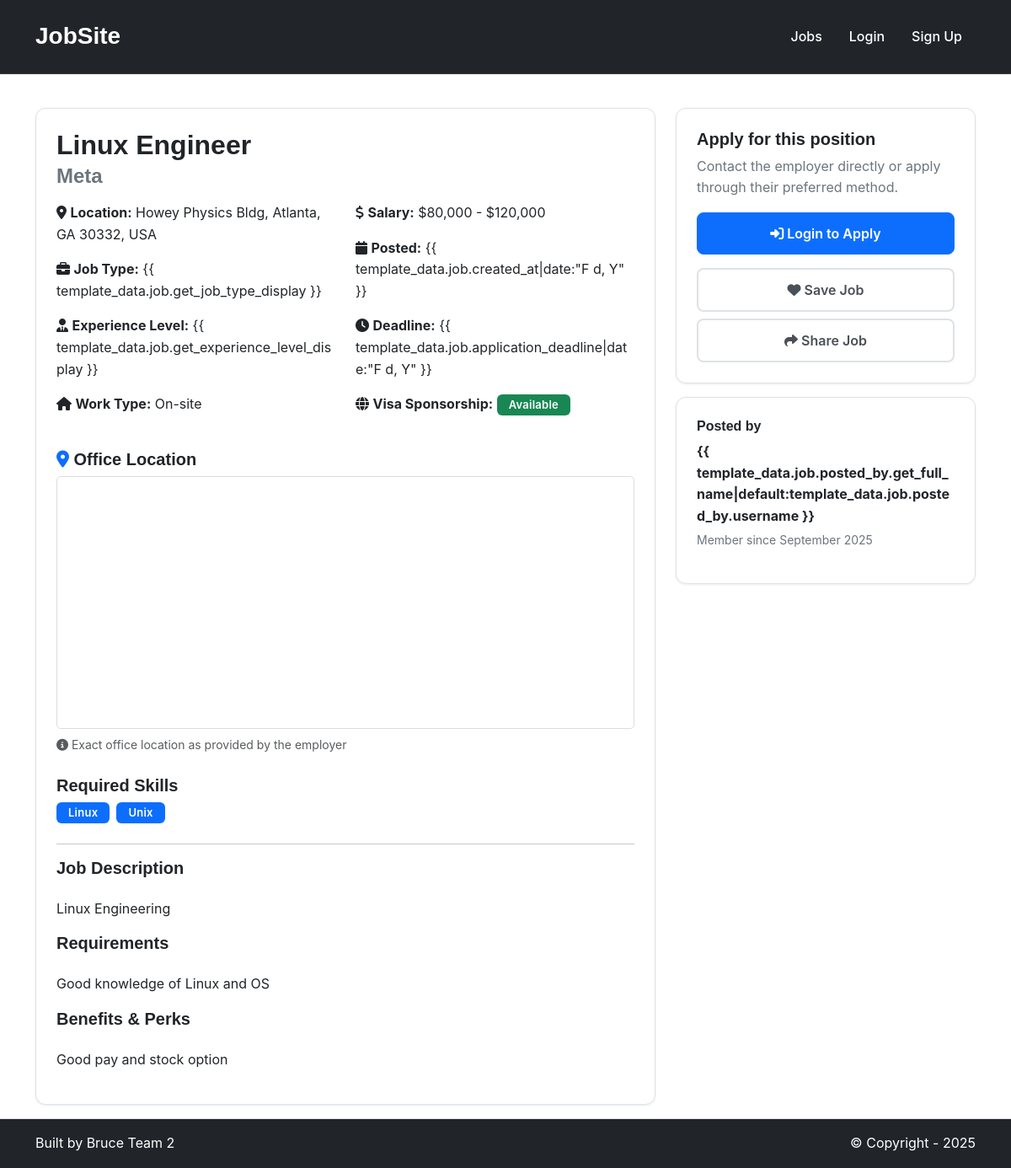
Page /jobs/14/ on the committed database.
### jobs/models.py (models this page shows, shortened)
class Job(models.Model):
    JOB_TYPES = [
        ('full-time', 'Full Time'),
        ('part-time', 'Part Time'),
        ('contract', 'Contract'),
        ('internship', 'Internship'),
        ('freelance', 'Freelance'),
    ]
    EXPERIENCE_LEVELS = [
        ('entry', 'Entry Level'),
        ('mid', 'Mid Level'),
        ('senior', 'Senior Level'),
        ('executive', 'Executive'),
    ]
    WORK_TYPES = [
        ('remote', 'Remote'),
        ('onsite', 'On-site'),
        ('hybrid', 'Hybrid'),
    ]
    title = models.CharField(max_length=200)
    company = models.CharField(max_length=200)
    location = models.CharField(max_length=200)
    latitude = models.DecimalField(max_digits=10, decimal_places=8, null=True, blank=True,
                                 help_text="Latitude coordinate for map display")
    longitude = models.DecimalField(max_digits=11, decimal_places=8, null=True, blank=True,
                                  help_text="Longitude coordinate for map display")
    job_type = models.CharField(max_length=20, choices=JOB_TYPES, default='full-time')
    experience_level = models.CharField(max_length=20, choices=EXPERIENCE_LEVELS, default='entry')
    work_type = models.CharField(max_length=20, choices=WORK_TYPES, default='onsite')
    skills = models.TextField(blank=True, help_text="Comma-separated list of required skills")
    salary_min = models.DecimalField(max_digits=10, decimal_places=2, null=True, blank=True)
    salary_max = models.DecimalField(max_digits=10, decimal_places=2, null=True, blank=True)
    visa_sponsorship = models.BooleanField(default=False, help_text="Does this position offer visa sponsorship?")
    description = models.TextField()
    requirements = models.TextField()
    benefits = models.TextField(blank=True)
    posted_by = models.ForeignKey(User, on_delete=models.CASCADE, related_name='posted_jobs')
    created_at = models.DateTimeField(default=timezone.now)
    updated_at = models.DateTimeField(auto_now=True)
    is_active = models.BooleanField(default=True)
    application_deadline = models.DateField(null=True, blank=True)
    class Meta:
        ordering = ['-created_at']
    @property
    def salary_range(self):
        if self.salary_min and self.salary_max:
            return f"${self.salary_min:,.0f} - ${self.salary_max:,.0f}"
        elif self.salary_min:
            return f"${self.salary_min:,.0f}+"
        elif self.salary_max:
            return f"Up to ${self.salary_max:,.0f}"
        else:
            return "Salary not specified"
    @property
    def skills_list(self):
        if self.skills:
            return [skill.strip() for skill in self.skills.split(',') if skill.strip()]
        return []
    @property
    def has_coordinates(self):
        return self.latitude is not None and self.longitude is not None

### jobs/views.py (the view)
# urls.py: path('<int:job_id>/', views.job_detail, name='jobs.detail'),
def job_detail(request, job_id):
    job = get_object_or_404(Job, id=job_id, is_active=True)
    has_applied = False
    if request.user.is_authenticated:
        try:
            if request.user.profile.is_job_seeker:
                has_applied = Application.objects.filter(job=job, applicant=request.user).exists()
        except:
            pass
    template_data = {
        'title': f'{job.title} - {job.company}',
        'job': job,
        'has_applied': has_applied,
    }
    return render(request, 'jobs/job_detail.html', {
        'template_data': template_data,
        'google_maps_api_key': settings.GOOGLE_MAPS_API_KEY
    })

### jobs/templates/jobs/job_detail.html (shortened to what this page needs)
{% extends 'base.html' %}
{% block content %}
<div class="p-3 mt-4">
  <div class="container">
    <div class="row">
      <div class="col-md-8">
        <div class="card">
          <div class="card-body">
            <h2 class="card-title">{{ template_data.job.title }}</h2>
            <h4 class="card-subtitle mb-3 text-muted">{{ template_data.job.company }}</h4>
            <div class="row mb-4">
              <div class="col-md-6">
                <p><i class="fas fa-map-marker-alt"></i> <strong>Location:</strong> {{ template_data.job.location }}</p>
                <p><i class="fas fa-briefcase"></i> <strong>Job Type:</strong> {{ template_data.job.get_job_type_display
                  }}</p>
                <p><i class="fas fa-user-tie"></i> <strong>Experience Level:</strong> {{
                  template_data.job.get_experience_level_display }}</p>
                <p><i class="fas fa-home"></i> <strong>Work Type:</strong> {{ template_data.job.get_work_type_display }}
                </p>
              </div>
              <div class="col-md-6">
                <p><i class="fas fa-dollar-sign"></i> <strong>Salary:</strong> {{ template_data.job.salary_range }}</p>
                <p><i class="fas fa-calendar"></i> <strong>Posted:</strong> {{ template_data.job.created_at|date:"F d,
                  Y" }}</p>
                {% if template_data.job.application_deadline %}
                <p><i class="fas fa-clock"></i> <strong>Deadline:</strong> {{
                  template_data.job.application_deadline|date:"F d, Y" }}</p>
                {% endif %}
                {% if template_data.job.visa_sponsorship %}
                <p><i class="fas fa-globe"></i> <strong>Visa Sponsorship:</strong> <span
                    class="badge bg-success">Available</span></p>
                {% endif %}
              </div>
            </div>
            {% if template_data.job.has_coordinates %}
            <div class="mb-4">
              <h5><i class="fas fa-map-marker-alt text-primary"></i> Office Location</h5>
              <div id="job-map" style="height: 300px; width: 100%; border: 1px solid #ddd; border-radius: 5px;"></div>
              <div class="form-text mt-2">
                <i class="fas fa-info-circle"></i>
                Exact office location as provided by the employer
              </div>
            </div>
            {% endif %}
            {% if template_data.job.skills_list %}
            <div class="mb-4">
              <h5>Required Skills</h5>
              <div class="d-flex flex-wrap gap-2">
                {% for skill in template_data.job.skills_list %}
                <span class="badge bg-primary">{{ skill }}</span>
                {% endfor %}
              </div>
            </div>
            {% endif %}
            <hr>
            <h5>Job Description</h5>
            <p class="mb-4">{{ template_data.job.description|linebreaks }}</p>
            <h5>Requirements</h5>
            <p class="mb-4">{{ template_data.job.requirements|linebreaks }}</p>
            {% if template_data.job.benefits %}
            <h5>Benefits & Perks</h5>
            <p class="mb-4">{{ template_data.job.benefits|linebreaks }}</p>
            {% endif %}
          </div>
        </div>
      </div>
      <div class="col-md-4">
        <div class="card">
          <div class="card-body">
            <h5>Apply for this position</h5>
            <p class="text-muted">Contact the employer directly or apply through their preferred method.</p>
            {% if user.is_authenticated and user.profile.is_job_seeker %}
            {% if template_data.has_applied %}
            <button class="btn btn-success w-100 mb-3" disabled>
              <i class="fas fa-check"></i> Already Applied
            </button>
            {% else %}
            <button class="btn btn-primary w-100 mb-3 apply-now-btn" data-job-id="{{ template_data.job.id }}"
              data-job-title="{{ template_data.job.title }}" data-company="{{ template_data.job.company }}">
              <i class="fas fa-paper-plane"></i> Apply Now
            </button>
            {% endif %}
            {% elif user.is_authenticated %}
            <p class="text-muted">Only job seekers can apply to positions.</p>
            {% else %}
            <a href="{% url 'accounts.login' %}" class="btn btn-primary w-100 mb-3">
              <i class="fas fa-sign-in-alt"></i> Login to Apply
            </a>
            {% endif %}
            <div class="d-grid gap-2">
              <button class="btn btn-outline-secondary">
                <i class="fas fa-heart"></i> Save Job
              </button>
              <button class="btn btn-outline-secondary">
                <i class="fas fa-share"></i> Share Job
              </button>
            </div>
          </div>
        </div>
        <div class="card mt-3">
          <div class="card-body">
            <h6>Posted by</h6>
            <p class="mb-1"><strong>{{
                template_data.job.posted_by.get_full_name|default:template_data.job.posted_by.username }}</strong></p>
            <p class="text-muted small">Member since {{ template_data.job.posted_by.date_joined|date:"F Y" }}</p>
          </div>
        </div>
      </div>
    </div>
  </div>
</div>
{% endblock content %}

### home/static/css/custom-style.css (style rules this page uses)
:root { --font-display: 'Clash Display', 'Montserrat', sans-serif; --font-body: 'Cabinet Grotesk', 'Inter', sans-serif; --font-mono: 'SF Mono', 'Monaco', 'Inconsolata', 'Courier New', monospace; --color-jobseeker-light: #ffd4b3; --color-jobseeker-main: #ffb380; --color-jobseeker-dark: #ff9955; --color-jobseeker-darker: #ff8533; --color-recruiter-light: #b3d9ff; --color-recruiter-main: #80c4ff; --color-recruiter-dark: #4da6ff; --color-recruiter-darker: #1a8cff; --color-surface: #ffffff; --color-surface-elevated: #f8f9fa; --color-surface-hover: #e9ecef; --color-border: #dee2e6; --color-border-light: #e9ecef; --color-text-primary: #212529; --color-text-secondary: #495057; --color-text-muted: #6c757d; --color-primary: #0d6efd; --color-success: #198754; --color-warning: #ffc107; --color-error: #dc3545; --color-info: #0dcaf0; --gradient-jobseeker: linear-gradient(135deg, var(--color-jobseeker-light) 0%, var(--color-jobseeker-dark) 100%); --gradient-jobseeker-subtle: linear-gradient(135deg, rgba(255, 179, 128, 0.1) 0%, rgba(255, 149, 85, 0.2) 100%); --gradient-recruiter: linear-gradient(135deg, var(--color-recruiter-light) 0%, var(--color-recruiter-dark) 100%); --gradient-recruiter-subtle: linear-gradient(135deg, rgba(128, 196, 255, 0.1) 0%, rgba(77, 166, 255, 0.2) 100%); --gradient-hero: linear-gradient(135deg, #f8f9fa 0%, #e9ecef 100%); --gradient-card: linear-gradient(145deg, rgba(255, 255, 255, 0.8) 0%, rgba(248, 249, 250, 0.9) 100%); --gradient-shine: linear-gradient(120deg, transparent 0%, rgba(255, 255, 255, 0.8) 50%, transparent 100%); --shadow-sm: 0 1px 3px rgba(0, 0, 0, 0.08); --shadow-md: 0 4px 6px rgba(0, 0, 0, 0.1); --shadow-lg: 0 10px 25px rgba(0, 0, 0, 0.12); --shadow-xl: 0 20px 40px rgba(0, 0, 0, 0.15); --shadow-glow: 0 0 20px rgba(13, 110, 253, 0.2); --transition-base: 0.3s cubic-bezier(0.4, 0, 0.2, 1); --transition-bounce: 0.4s cubic-bezier(0.34, 1.56, 0.64, 1); }
body { font-family: var(--font-body); background: var(--color-surface); color: var(--color-text-primary); line-height: 1.6; }
h1, h2, h3, h4, h5, h6 { font-family: var(--font-display); font-weight: 700; color: var(--color-text-primary); }
a { color: var(--color-primary); text-decoration: none; transition: color var(--transition-base); }
.btn { font-weight: 600; border-radius: 8px; padding: 0.75rem 1.5rem; transition: all var(--transition-base); position: relative; overflow: hidden; border: 1px solid transparent; }
.btn-primary { background: var(--color-primary); color: #ffffff; border-color: var(--color-primary); }
.btn-primary::after { content: ''; position: absolute; top: 50%; left: 50%; width: 0; height: 0; border-radius: 50%; background: rgba(255, 255, 255, 0.2); transform: translate(-50%, -50%); transition: width 0.5s ease-out, height 0.5s ease-out, opacity 0.5s ease-out; opacity: 0; pointer-events: none; z-index: 0; }
.btn-primary > * { position: relative; z-index: 1; }
.btn-outline-secondary { border: 2px solid var(--color-border); color: var(--color-text-secondary); background: transparent; }
.card { background: #ffffff; border: 1px solid var(--color-border); border-radius: 12px; transition: all var(--transition-bounce); position: relative; overflow: hidden; box-shadow: var(--shadow-sm); }
.card::before { content: ''; position: absolute; inset: -2px; border-radius: 12px; padding: 2px; background: var(--color-primary); -webkit-mask: linear-gradient(#fff 0 0) content-box, linear-gradient(#fff 0 0); -webkit-mask-composite: xor; mask-composite: exclude; opacity: 0; transition: opacity var(--transition-base); pointer-events: none; }
.card-body { position: relative; z-index: 1; padding: 1.5rem; }
.card-title { color: var(--color-text-primary); font-weight: 700; margin-bottom: 0.5rem; }
.card-subtitle { color: var(--color-text-muted); }
.badge { padding: 0.375rem 0.875rem; border-radius: 6px; font-weight: 600; font-size: 0.8125rem; letter-spacing: 0.02em; }
.badge.bg-primary { background: var(--color-primary) !important; color: #ffffff !important; }
.badge.bg-success { background: var(--color-success) !important; color: #ffffff !important; }
.bg-primary { background: var(--color-primary) !important; color: white; }
.text-primary { color: var(--color-primary) !important; }
.text-muted { color: var(--color-text-muted) !important; }
.fas, .fab { transition: transform var(--transition-base); }
.p-3.mt-4 .container { position: relative; }

### rows in the picture
Job: job "Linux Engineer", job.company "Meta", job.location "Howey Physics Bldg, Atlanta, GA 30332, USA", job.work_type "On-site", job.salary_range "$80,000 - $120,000", job.description "Linux Engineering", job.requirements "Good knowledge of Linux and OS", job.benefits "Good pay and stock option", job.posted_by.date_joined "September 2025"

### other values in the picture
{{ skill }} "Linux" "Unix"
